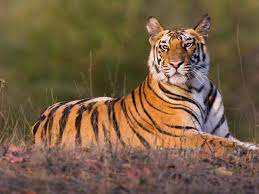
#> input picture Task 2 image to pencil sketch/image-to-pencil-sketch-with-python-main/tiger.jpg, 259 x 194 px
$ python pencil_sketch.py
#> lines starting #> are read from the running program, lines starting #| are printed output that depends on the picture
import cv2
image = cv2.imread("tiger.jpg")     #here you can place any image of your choice in jpg,png or jpeg format.
#> image is the input picture: shape (194, 259, 3); mean B, G, R 68.2, 94.4, 118
cv2.imshow("tiger", image)
cv2.waitKey(0)
gray_image = cv2.cvtColor(image, cv2.COLOR_BGR2GRAY)
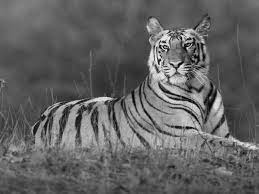
#> gray_image: shape (194, 259); min 1, max 249, mean 98.5
cv2.imshow("New tiger", gray_image)
cv2.waitKey(0)
inverted_image = 255 - gray_image
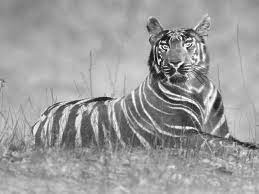
#> inverted_image: shape (194, 259); min 6, max 254, mean 156.5
cv2.imshow("Inverted", inverted_image)
cv2.waitKey()
blurred = cv2.GaussianBlur(inverted_image, (21, 21), 0)
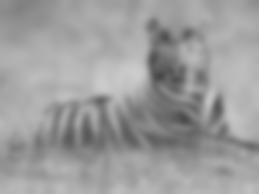
#> blurred: shape (194, 259); min 71, max 204, mean 156.5
inverted_blurred = 255 - blurred
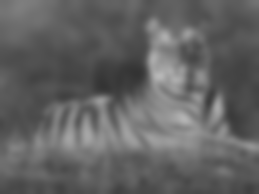
#> inverted_blurred: shape (194, 259); min 51, max 184, mean 98.5
pencil_sketch = cv2.divide(gray_image, inverted_blurred, scale=256.0)
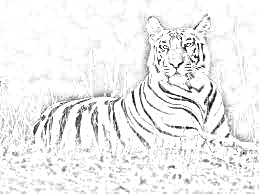
#> pencil_sketch: shape (194, 259); min 3, max 255, mean 238.6
cv2.imshow("Sketch", pencil_sketch)
cv2.waitKey(0)
cv2.imshow("original image", image)
cv2.imshow("pencil sketch", pencil_sketch)
cv2.waitKey(0)
